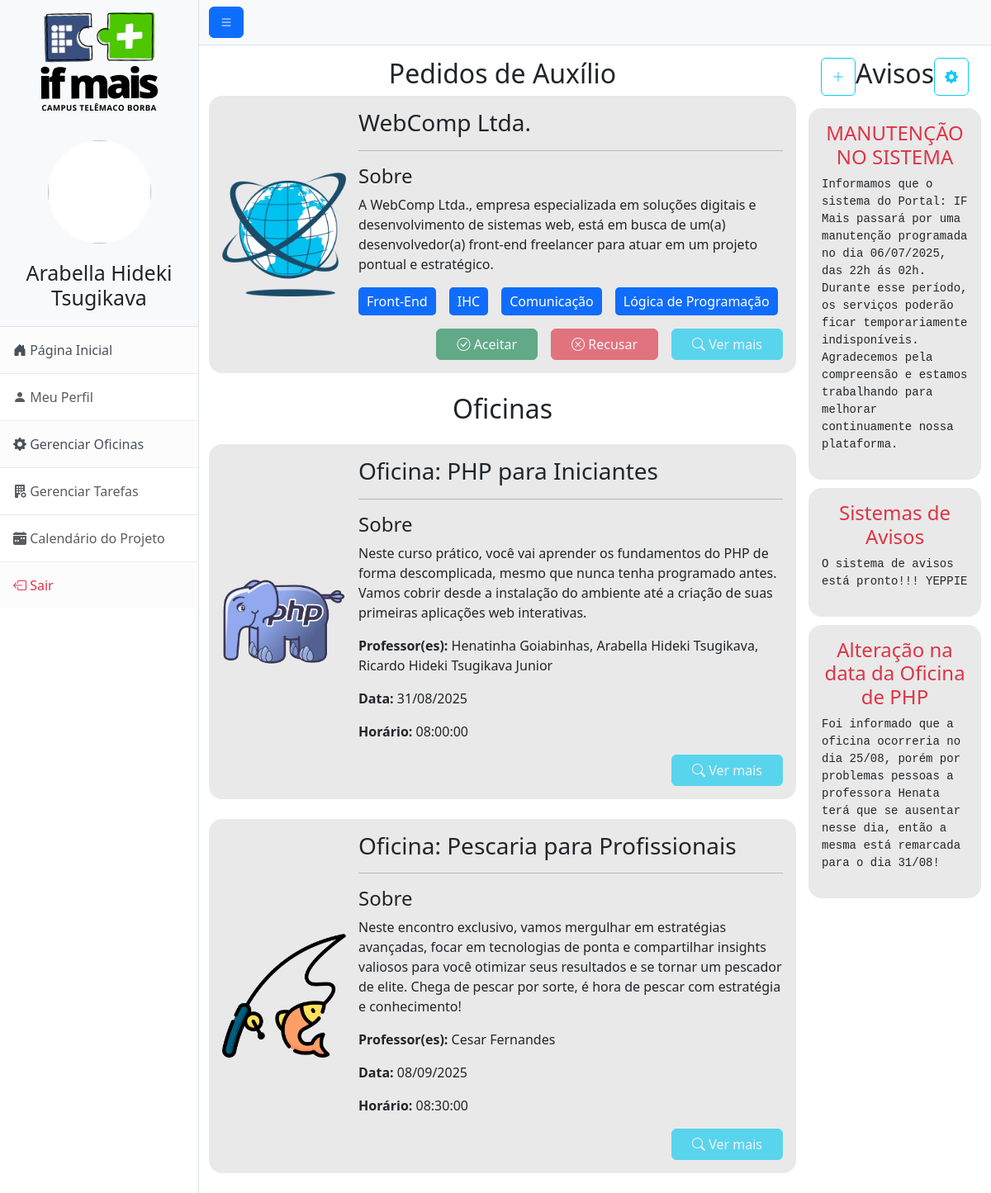
Screenshot of /home.php (signed in) with the database file from the repository.
### tables this page shows
CREATE TABLE `oficina` (
  `idOficina` int NOT NULL,
  `tituloOficina` varchar(50) DEFAULT NULL,
  `descricaoOficina` varchar(500) DEFAULT NULL,
  `dataOficina` date DEFAULT NULL,
  `horaOficina` time DEFAULT NULL,
  `criadorOficina` int DEFAULT NULL,
  `fotoOficina` varchar(200) NOT NULL
);

CREATE TABLE `aviso` (
  `idAviso` int NOT NULL,
  `tituloAviso` varchar(50) DEFAULT NULL,
  `descricaoAviso` varchar(500) DEFAULT NULL,
  `validadeAviso` datetime DEFAULT NULL,
  `criadorAviso` int DEFAULT NULL
);

### app/controllers/mostrarTodasOficinas.php (called while the page is built, shortened)
<?php
    $oficinasUserSQL = "SELECT * FROM oficina";
    include 'app/models/oficinas/pegarUserOficinas.php';
    include 'app/views/oficinas/mostrarTodasOficinas.php';
?>

### app/models/oficinas/pegarUserOficinas.php (called while the page is built, shortened)
<?php
    include 'config/database.php';
    $checarUserOficinas = mysqli_query($conn,$oficinasUserSQL);
?>

### app/models/oficinas/TratarUserOficinas.php (called while the page is built, shortened)
<?php
    $tituloUserOficina = htmlspecialchars($oficinasUser['tituloOficina'], ENT_QUOTES, 'UTF-8');
    $sobreUserOficina = htmlspecialchars($oficinasUser['descricaoOficina'], ENT_QUOTES, 'UTF-8');
    if(strlen($oficinasUser['dataOficina']) == 10){
        $dia = substr($oficinasUser['dataOficina'], 8, 2);
        $mes = substr($oficinasUser['dataOficina'], 5, 2);
        $ano = substr($oficinasUser['dataOficina'], 0, 4);
        $dataUserOficina = $dia . "/" . $mes ."/". $ano;
    } else {
        $dataUserOficina = $oficinasUser['dataOficina'];
    }
    $horarioUserOficina = $oficinasUser['horaOficina'];
    $fotoUserOficina = $oficinasUser['fotoOficina'];
    include 'app/models/oficinas/listarProfessoresOficinas.php';
?>

### app/models/oficinas/listarProfessoresOficinas.php (called while the page is built)
<?php
    $oficinaProfsArr = [];
    $idOficinaAtual = $oficinasUser['idOficina'];
    $oficinasProfesoresSQL = "SELECT nomePessoa FROM pessoa, professores_oficina WHERE idOficina = $idOficinaAtual AND cpfProfessor = pessoa.cpfPessoa";
    $checarOficinasProfs = mysqli_query($conn,$oficinasProfesoresSQL);
    while($OficinaProf = mysqli_fetch_assoc($checarOficinasProfs)){
        array_push($oficinaProfsArr, $OficinaProf['nomePessoa']);
    }
    $oficinaProfsStr = implode(', ', $oficinaProfsArr);
?>

### app/views/oficinas/mostrarTodasOficinas.php
<?php
while($oficinasUser = mysqli_fetch_assoc($checarUserOficinas)){
        include 'app/models/oficinas/TratarUserOficinas.php';
        echo "
            <div class='fundo-grid oficina d-flex align-items-center justify-content-between p-3 rounded-4 my-4'>
                <img src='$fotoUserOficina' alt='' width='150px' height='150px' class='rounded-1'>
                <div class='grid-textos oficina-textos flex-grow-1'>
                    <h3 class='oficina-titulo'>$tituloUserOficina</h3>
                    <hr>
                    <h4 class='mt-2'>Sobre</h4>
                    <p>$sobreUserOficina</p>
                    <p><strong>Professor(es): </strong>$oficinaProfsStr</p>
                    <p><strong>Data: </strong>$dataUserOficina</p>
                    <p><strong>Horário: </strong>$horarioUserOficina</p>
                    <div class='d-flex justify-content-end gap-3'>
                        <a class='btn btn-info text-light px-4 disabled' href='#'><i class='bi bi-search'></i> Ver mais</a>
                    </div>
                </div>
            </div>
        ";
    }
?>

### app/models/avisos/listarAvisos.php
<?php
    include 'config/database.php';
    $avisoSelect = "SELECT * FROM aviso";
    $todosAvisos = mysqli_query($conn, $avisoSelect);
    while($aviso = mysqli_fetch_array($todosAvisos)){
        echo "
            <div class='aviso p-3 rounded-4'>
                <h4 class='text-center text-danger'>{$aviso['tituloAviso']}</h4>
                <pre style='white-space:pre-wrap;'>{$aviso['descricaoAviso']}</pre>
            </div>
        ";
    }
?>

### css/geral.css (style rules this page uses)
.fundo-grid { background-color: rgba(211, 211, 211, 0.5); }
hr { margin: 0; }
.grid-textos { margin-left: 15px; }

### css/home.css (style rules this page uses)
.aviso { background-color: rgba(211, 211, 211, 0.5); }

### css/home/avisos.css (style rules this page uses)
.aviso { margin: 10px 0; }

### rows the page displays
oficina: fotoOficina (picture), tituloOficina "Oficina: PHP para Iniciantes", descricaoOficina "Neste curso prático, você vai aprender os fundamentos do PHP de forma descomplicada, mesmo que nunca tenha programado antes. Vamos cobrir desde a instalação do ambiente até a criação de suas primeiras aplicações web interativas.", oficinaProfsStr "Henatinha Goiabinhas, Arabella Hideki Tsugikava, Ricardo Hideki Tsugikava Junior", dataOficina "31/08/2025", horaOficina "08:00:00"
oficina: fotoOficina (picture), tituloOficina "Oficina: Pescaria para Profissionais", descricaoOficina "Neste encontro exclusivo, vamos mergulhar em estratégias avançadas, focar em tecnologias de ponta e compartilhar insights valiosos para você otimizar seus resultados e se tornar um pescador de elite. Chega de pescar por sorte, é hora de pescar com estratégia e conhecimento!", oficinaProfsStr "Cesar Fernandes", dataOficina "08/09/2025", horaOficina "08:30:00"
aviso: tituloAviso "MANUTENÇÃO NO SISTEMA", descricaoAviso "Informamos que o sistema do Portal: IF Mais passará por uma manutenção programada no dia 06/07/2025, das 22h ás 02h. Durante esse período, os serviços poderão ficar temporariamente indisponíveis. Agradecemos pela compreensão e estamos trabalhando para melhorar continuamente nossa plataforma.…"
aviso: tituloAviso "Sistemas de Avisos", descricaoAviso "O sistema de avisos está pronto!!! YEPPIE"
aviso: tituloAviso "Alteração na data da Oficina de PHP", descricaoAviso "Foi informado que a oficina ocorreria no dia 25/08, porém por problemas pessoas a professora Henata terá que se ausentar nesse dia, então a mesma está remarcada para o dia 31/08!"

### other values shown
$_SESSION['nomePessoa'] "Arabella Hideki Tsugikava"
